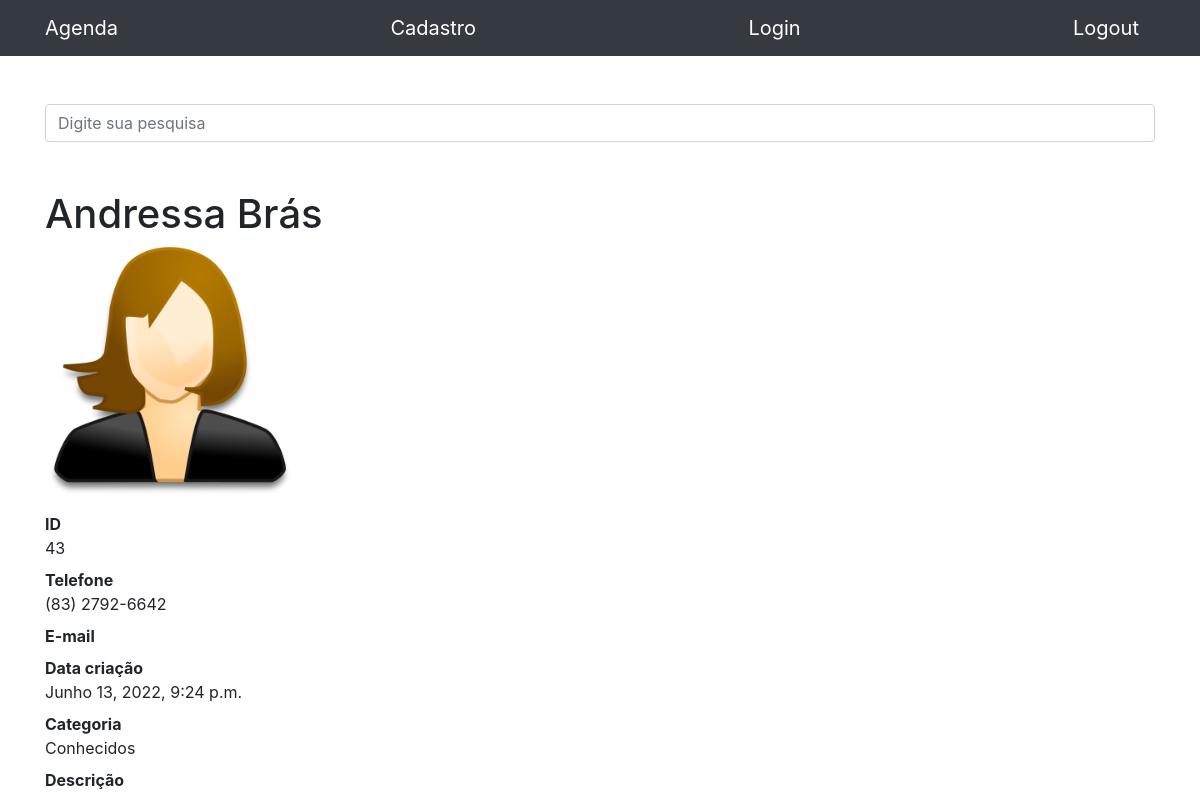
The app's page /43 with its own data.
### contatos/models.py (models this page shows, shortened)
class Contato(models.Model):
    nome = models.CharField(max_length=100)
    sobre_nome = models.CharField(max_length=100, blank=True)
    telefone = models.CharField(max_length=100)
    email = models.CharField(max_length=100, blank=True)
    data_criacao = models.DateTimeField(default=timezone.now)
    descricao = models.TextField(blank=True)
    categoria = models.ForeignKey(Categoria, on_delete=models.DO_NOTHING)
    mostrar = models.BooleanField(default=True)
    foto = models.ImageField(blank=True, upload_to='fotos/%Y/%m/')

class Categoria(models.Model):
    nome = models.CharField(max_length=100)
    def __str__(self):
        return self.nome

### contatos/views.py (the view)
# urls.py: path('<int:contato_id>', views.show, name='show'),
def show(request, contato_id):
    contato = get_object_or_404(Contato, id=contato_id)
    if not contato.mostrar:
        raise Http404()
    return render(request, 'contatos/show.html', {
        'contato': contato
    })

### contatos/templates/contatos/show.html (shortened to what this page needs)
{% extends 'base.html' %}
{% block conteudo %}
<h1 class="mt-5">{{contato.nome}} {{contato.sobre_nome}}</h1>
{% if contato.foto %}
    <p>
        <img src="{{ contato.foto.url }}" style="max-width:250px; height:auto;">
    </p>
{% endif %}
<dl>
    <dt>ID</dt>
    <dd>{{ contato.id }}</dd>
    <dt>Telefone</dt>
    <dd>{{ contato.telefone }}</dd>
    <dt>E-mail</dt>
    <dt>Data criação</dt>
    <dd>{{ contato.data_criacao }}</dd>
    <dt>Categoria</dt>
    <dd>{{ contato.categoria }}</dd>
    <dt>Descrição</dt>
</dl>
{% endblock %}

### records on screen
Contato: nome "Andressa", sobre_nome "Brás", foto (picture), id "43", telefone "(83) 2792-6642", data_criacao "Junho 13, 2022, 9:24 p.m.", categoria "Conhecidos"
